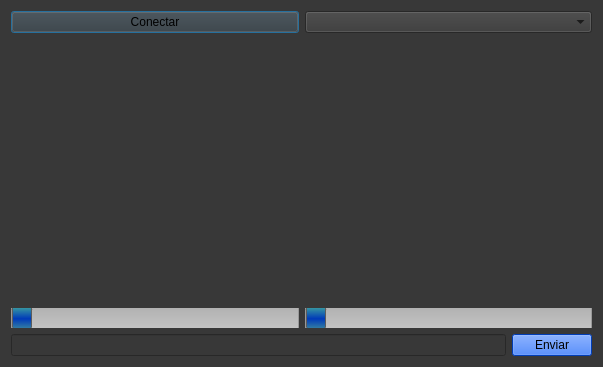
<?xml version="1.0" encoding="UTF-8"?>
<ui version="4.0">
 <class>Dialog</class>
 <widget class="QDialog" name="Dialog">
  <property name="geometry">
   <rect>
    <x>0</x>
    <y>0</y>
    <width>603</width>
    <height>367</height>
   </rect>
  </property>
  <property name="windowTitle">
   <string>Velocímetro Motor</string>
  </property>
  <property name="styleSheet">
   <string notr="true">background-color: rgb(56, 56, 56);</string>
  </property>
  <layout class="QGridLayout" name="gridLayout">
   <item row="0" column="0">
    <layout class="QHBoxLayout" name="horizontalLayout_3">
     <item>
      <widget class="QPushButton" name="pushButtonConectar">
       <property name="text">
        <string>Conectar</string>
       </property>
      </widget>
     </item>
     <item>
      <widget class="QComboBox" name="Ddmenu_puertos"/>
     </item>
    </layout>
   </item>
   <item row="2" column="0">
    <layout class="QVBoxLayout" name="verticalLayout_3">
     <item>
      <layout class="QHBoxLayout" name="horizontalLayout_2">
       <item>
        <layout class="QVBoxLayout" name="verticalLayout">
         <item>
          <widget class="QMeter" name="meterWidget" native="true">
           <property name="sizePolicy">
            <sizepolicy hsizetype="Expanding" vsizetype="Expanding">
             <horstretch>0</horstretch>
             <verstretch>0</verstretch>
            </sizepolicy>
           </property>
           <property name="font">
            <font>
             <family>Ubuntu</family>
             <pointsize>5</pointsize>
            </font>
           </property>
          </widget>
         </item>
         <item>
          <widget class="QSlider" name="horizontalSlider">
           <property name="minimumSize">
            <size>
             <width>0</width>
             <height>20</height>
            </size>
           </property>
           <property name="styleSheet">
            <string notr="true">QSlider::groove:horizontal {
    border: 1px solid #999999;
    height: 20px; /* the groove expands to the size of the slider by default. by giving it a height, it has a fixed size */
    background: qlineargradient(x1:0, y1:0, x2:0, y2:1, stop:0 #B1B1B1, stop:1 #c4c4c4);
    margin: 2px 0;
}

QSlider::handle:horizontal {
	background: qlineargradient(spread:pad, x1:0, y1:0, x2:0, y2:1, stop:0 rgba(60, 162, 160, 255), stop:0.531579 rgba(0, 58, 185, 255), stop:0.973684 rgba(54, 129, 160, 255));
    border: 1px solid #5c5c5c;
    width: 18px;
    margin: -2px 0; /* handle is placed by default on the contents rect of the groove. Expand outside the groove */
    border-radius: 3px;
}</string>
           </property>
           <property name="orientation">
            <enum>Qt::Horizontal</enum>
           </property>
          </widget>
         </item>
        </layout>
       </item>
       <item>
        <layout class="QVBoxLayout" name="verticalLayout_2">
         <item>
          <widget class="QGauge" name="gaugeWidget" native="true">
           <property name="font">
            <font>
             <family>Ubuntu</family>
             <pointsize>5</pointsize>
            </font>
           </property>
          </widget>
         </item>
         <item>
          <widget class="QSlider" name="Slider_Vel">
           <property name="minimumSize">
            <size>
             <width>0</width>
             <height>20</height>
            </size>
           </property>
           <property name="styleSheet">
            <string notr="true">QSlider::groove:horizontal {
    border: 1px solid #999999;
    height: 20px; /* the groove expands to the size of the slider by default. by giving it a height, it has a fixed size */
    background: qlineargradient(x1:0, y1:0, x2:0, y2:1, stop:0 #B1B1B1, stop:1 #c4c4c4);
    margin: 2px 0;
}

QSlider::handle:horizontal {
	background: qlineargradient(spread:pad, x1:0, y1:0, x2:0, y2:1, stop:0 rgba(60, 162, 160, 255), stop:0.531579 rgba(0, 58, 185, 255), stop:0.973684 rgba(54, 129, 160, 255));
    border: 1px solid #5c5c5c;
    width: 18px;
    margin: -2px 0; /* handle is placed by default on the contents rect of the groove. Expand outside the groove */
    border-radius: 3px;
}</string>
           </property>
           <property name="orientation">
            <enum>Qt::Horizontal</enum>
           </property>
          </widget>
         </item>
        </layout>
       </item>
      </layout>
     </item>
     <item>
      <layout class="QHBoxLayout" name="horizontalLayout">
       <item>
        <widget class="QLineEdit" name="lineEdit"/>
       </item>
       <item>
        <widget class="QPushButton" name="pushButtonEnviar">
         <property name="styleSheet">
          <string notr="true">background-color: rgb(0, 85, 255);</string>
         </property>
         <property name="text">
          <string>Enviar</string>
         </property>
        </widget>
       </item>
      </layout>
     </item>
    </layout>
   </item>
  </layout>
 </widget>
 <layoutdefault spacing="6" margin="11"/>
 <customwidgets>
  <customwidget>
   <class>QMeter</class>
   <extends>QWidget</extends>
   <header>QMeter/qmeter.h</header>
   <container>1</container>
  </customwidget>
  <customwidget>
   <class>QGauge</class>
   <extends>QWidget</extends>
   <header>QGauge/qgauge.h</header>
   <container>1</container>
  </customwidget>
 </customwidgets>
 <resources/>
 <connections/>
</ui>
